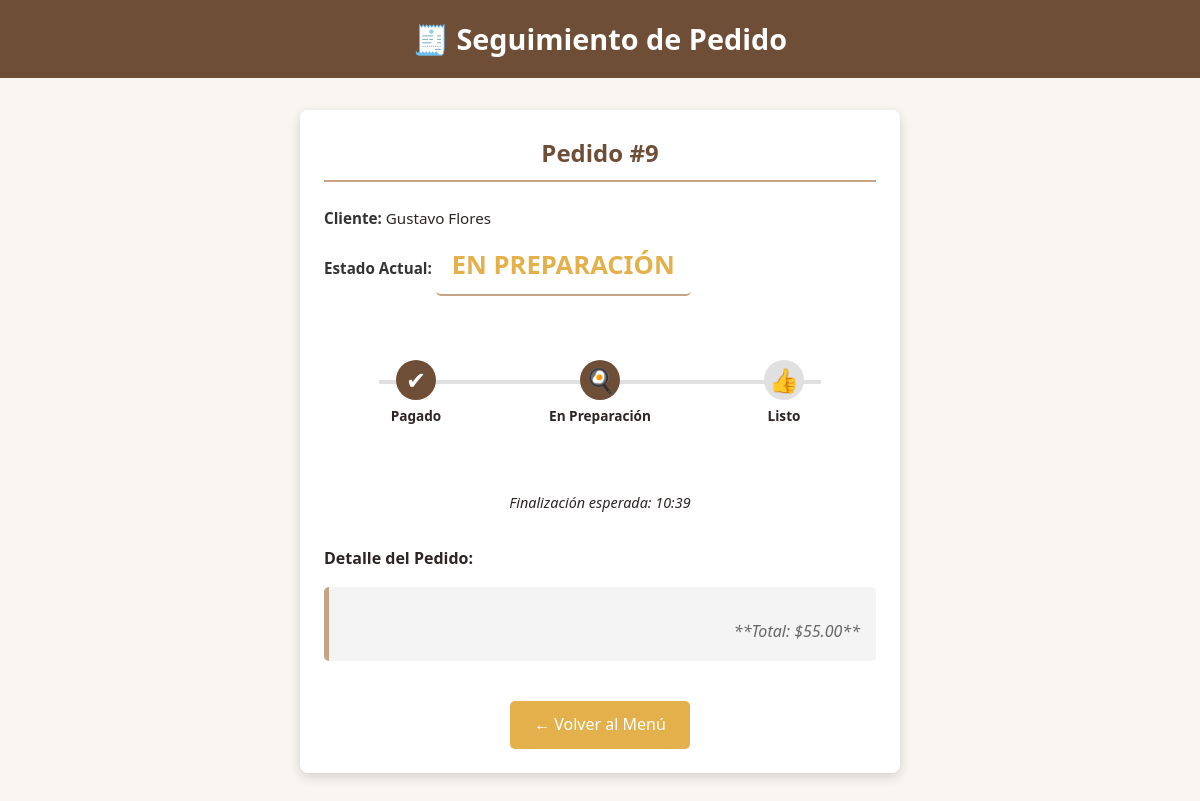
Screenshot of /seguimiento/9 with the database file from the repository.
### app.py (models this page shows)
class Pedido(db.Model):
    id = db.Column(db.Integer, primary_key=True)
    cliente = db.Column(db.String(50), nullable=False)
    productos = db.Column(db.String(500))
    estado = db.Column(db.String(20), default="pendiente")
    pago = db.Column(db.String(20), default="pendiente")
    total = db.Column(db.Float)
    fecha = db.Column(db.DateTime, default=datetime.now)
    hora_pago = db.Column(db.DateTime)
    hora_preparacion = db.Column(db.DateTime)

### app.py (the view)
@app.route('/seguimiento/<int:id_pedido>')
def seguimiento(id_pedido):
    pedido = Pedido.query.get_or_404(id_pedido)
    return render_template('seguimiento.html', pedido=pedido, datetime=datetime)

### templates/seguimiento.html (shortened to what this page needs)
<!DOCTYPE html>
<html lang="es">
<head>
    <link rel="stylesheet" href="{{ url_for('static', filename='styles.css') }}">
</head>
<body>
    <header>
        <h1>🧾 Seguimiento de Pedido</h1>
    </header>
    <main class="container">
        <div class="seguimiento-card">
            <h2>Pedido #{{ pedido.id }}</h2>
            <div class="info-pedido">
                <p><strong>Cliente:</strong> {{ pedido.cliente }}</p>
                <p><strong>Estado Actual:</strong>
                    <span class="estado-actual">
                        {% if pedido.estado == 'pendiente' and pedido.pago == 'pendiente' %}
                            PENDIENTE DE PAGO
                        {% else %}
                            {{ pedido.estado.upper() }}
                        {% endif %}
                    </span>
                </p>
            </div>
            <div class="estado-linea">
                <div class="paso {% if pedido.pago == 'pagado' %}activo{% endif %}">
                    {% if pedido.pago == 'pagado' %}
                        <span class="icono">✔</span>
                        <p>Pagado</p>
                    {% else %}
                        <span class="icono-pendiente-pago">...</span>
                        <p>Pendiente de Pago</p>
                    {% endif %}
                </div>
                <div class="paso {% if pedido.pago == 'pagado' and pedido.estado in ['en preparación', 'listo', 'terminado'] %}activo{% endif %}">
                    <span class="icono">🍳</span>
                    <p>En Preparación</p>
                </div>
                <div class="paso {% if pedido.estado in ['listo', 'terminado'] %}activo{% endif %}">
                    <span class="icono">👍</span>
                    <p>Listo</p>
                </div>
            </div>
            {% if pedido.hora_preparacion and pedido.estado != 'terminado' %}
                <p style="font-style: italic; font-size: 0.9rem;">Finalización esperada: {{ pedido.hora_preparacion.strftime('%H:%M') }}</p>
            {% endif %}
            <p style="text-align: left; margin-top: 2rem;"><strong>Detalle del Pedido:</strong></p>
            <div class="productos-lista">
                <p style="text-align: right; margin-top: 1rem;">**Total: ${{ "%.2f"|format(pedido.total) }}**</p>
            </div>
            <a href="{{ url_for('index') }}" class="btn-regresar">← Volver al Menú</a>
        </div>
    </main>
</body>
</html>

### static/styles.css (style rules this page uses)
:root { --primary: #6F4E37; --secondary: #C4A484; --accent: #E3B04B; --text: #2D2424; }
* { box-sizing: border-box; margin: 0; padding: 0; }
body { font-family: 'Segoe UI', Tahoma, Geneva, Verdana, sans-serif; background-color: #F9F5F0; color: var(--text); line-height: 1.6; }
.container { width: 90%; max-width: 1200px; margin: 0 auto; }
header { background-color: var(--primary); color: white; position: sticky; top: 0; z-index: 100; }
.productos-lista { margin: 0.5rem 0; padding-left: 1rem; }
header { padding: 0; }
.estado-actual { font-size: 1.5rem; font-weight: bold; color: var(--accent); margin-bottom: 2rem; padding: 0.5rem; border-bottom: 2px solid var(--secondary); }
.info-pedido { text-align: left; margin-bottom: 2rem; }
.info-pedido p { margin: 0.5rem 0; }
.estado-linea { display: flex; justify-content: space-between; align-items: flex-start; position: relative; margin: 3rem 0; }
.estado-linea::before { content: ''; position: absolute; top: 20px; left: 10%; right: 10%; height: 4px; background: #e0e0e0; z-index: 0; }
.paso { flex: 1; text-align: center; position: relative; z-index: 1; }
.paso .icono { font-size: 1.5rem; background-color: #e0e0e0; color: white; width: 40px; height: 40px; border-radius: 50%; display: flex; align-items: center; justify-content: center; margin: 0 auto 5px; transition: background-color 0.3s; }
.paso.activo .icono { background-color: var(--primary) !important; }
.paso p { font-size: 0.8rem; font-weight: bold; }
.productos-lista { text-align: left; padding: 1rem; background: #f8f8f8; border-radius: 5px; }

### templates/seguimiento.html (style rules this page uses)
header { background-color: var(--primary); color: white; padding: 1rem 0; text-align: center; }
header h1 { margin: 0; font-size: 1.8rem; }
.seguimiento-card { max-width: 600px; margin: 2rem auto; background: white; border-radius: 8px; padding: 1.5rem; box-shadow: 0 4px 12px rgba(0, 0, 0, 0.15); text-align: center; }
.seguimiento-card h2 { color: var(--primary); margin-bottom: 1.5rem; border-bottom: 2px solid var(--secondary); padding-bottom: 0.5rem; }
.estado-actual { font-size: 1.6rem; font-weight: bold; color: var(--accent); padding: 0.5rem 1rem; display: inline-block; border-radius: 5px; margin-bottom: 1rem; text-transform: uppercase; }
.info-pedido { text-align: left; margin-bottom: 1.5rem; font-size: 0.95rem; }
.info-pedido p { margin: 0.4rem 0; }
.info-pedido strong { color: #333; }
.estado-linea { display: flex; justify-content: space-between; align-items: flex-start; position: relative; margin: 3rem 0 4rem; }
.estado-linea::before { content: ''; position: absolute; top: 20px; left: 10%; right: 10%; height: 4px; background: #e0e0e0; z-index: 0; }
.paso { flex: 1; text-align: center; position: relative; z-index: 1; }
.paso .icono { font-size: 1.5rem; background-color: #e0e0e0; color: white; width: 40px; height: 40px; border-radius: 50%; display: flex; align-items: center; justify-content: center; margin: 0 auto 5px; transition: background-color 0.3s; }
.paso.activo .icono { background-color: var(--primary); }
.paso p { font-size: 0.85rem; font-weight: bold; margin-top: 5px; }
.paso.activo + .paso::before { background-color: var(--primary); }
.productos-lista { text-align: left; padding: 1rem; background: #f4f4f4; border-radius: 5px; margin-top: 1rem; border-left: 5px solid var(--secondary); }
.productos-lista p { font-style: italic; color: #666; margin-top: 10px; }
.btn-regresar { display: inline-block; margin-top: 2rem; padding: 0.7rem 1.5rem; background: var(--accent); color: white; text-decoration: none; border-radius: 5px; transition: background 0.3s; }

### rows the page displays
Pedido: id "9", cliente "Gustavo Flores", estado "EN PREPARACIÓN", hora_preparacion "10:39", total "55.00"
